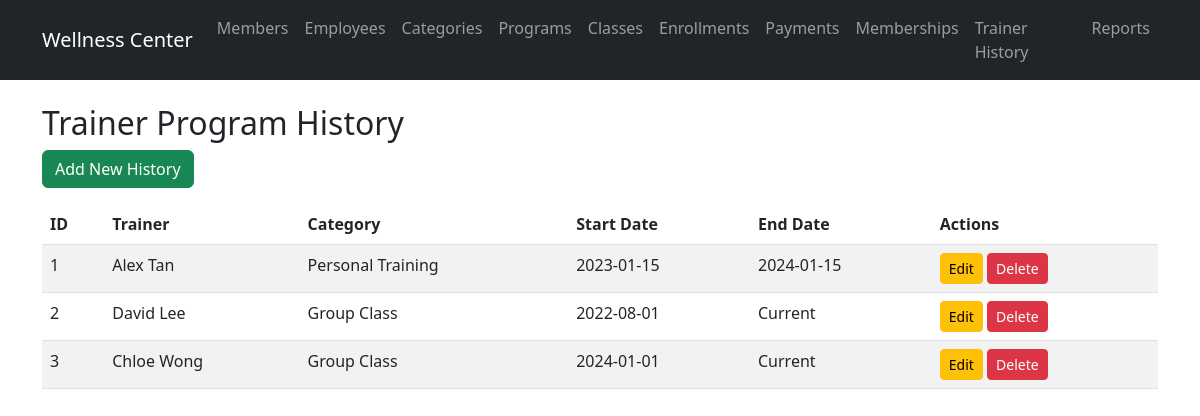
The app's page /routes/trainerprogramhistory/view.php with its own data.
### tables this page shows
CREATE TABLE `trainer_program_history` (
  `history_id` int(11) NOT NULL,
  `employee_id` int(11) NOT NULL,
  `program_category` varchar(50) NOT NULL,
  `start_date` date NOT NULL,
  `end_date` date DEFAULT NULL
);

CREATE TABLE `employee` (
  `employee_id` int(11) NOT NULL,
  `employee_name` varchar(100) NOT NULL,
  `employee_ic` varchar(20) NOT NULL,
  `employee_contact` varchar(30) NOT NULL,
  `gender` varchar(10) DEFAULT NULL,
  `date_of_birth` date DEFAULT NULL,
  `date_working` date DEFAULT NULL,
  `employee_salary` decimal(10,2) DEFAULT NULL,
  `employee_type` enum('C','T') NOT NULL
);

CREATE TABLE `program_category` (
  `category_id` int(11) NOT NULL,
  `category_name` varchar(50) NOT NULL
);

### models/TrainerProgramHistory.php (called while the page is built, shortened)
<?php
require_once __DIR__ . '/../config/database.php';
class TrainerProgramHistory {
    public $pdo;
    public function __construct() {
        global $pdo;
        $this->pdo = $pdo;
    }
    public function getAll() {
        $stmt = $this->pdo->query("
            SELECT tph.*, e.employee_name, pc.category_name
            FROM trainer_program_history tph
            JOIN employee e ON tph.employee_id = e.employee_id
            JOIN program_category pc ON tph.program_category = pc.category_name
        ");
        return $stmt->fetchAll(PDO::FETCH_ASSOC);
    }
}
?>

### routes/trainerprogramhistory/view.php (the view, shortened to what this page needs)
<?php
require_once '../../models/TrainerProgramHistory.php';
$history = new TrainerProgramHistory();
$histories = $history->getAll();
include '../../views/header.php';
?>
<h2>Trainer Program History</h2>
<a href="create.php" class="btn btn-success mb-3">Add New History</a>
<table class="table table-striped">
    <thead>
        <tr>
            <th>ID</th>
            <th>Trainer</th>
            <th>Category</th>
            <th>Start Date</th>
            <th>End Date</th>
            <th>Actions</th>
        </tr>
    </thead>
    <tbody>
        <?php foreach ($histories as $h): ?>
        <tr>
            <td><?php echo $h['history_id']; ?></td>
            <td><?php echo $h['employee_name']; ?></td>
            <td><?php echo $h['category_name']; ?></td>
            <td><?php echo $h['start_date']; ?></td>
            <td><?php echo $h['end_date'] ?? 'Current'; ?></td>
            <td>
                <a href="edit.php?id=<?php echo $h['history_id']; ?>" class="btn btn-warning btn-sm">Edit</a>
                                <button type="button" class="btn btn-danger btn-sm" data-bs-toggle="modal" data-bs-target="#deleteModal" data-history-id="<?php echo $h['history_id']; ?>" data-history-label="<?php echo htmlspecialchars($h['employee_name'] . ' - ' . $h['category_name']); ?>">Delete</button>
            </td>
        </tr>
        <?php endforeach; ?>
    </tbody>
</table>
<?php include '../../views/footer.php'; ?>

### records on screen
trainer_program_history: history_id "1", employee.employee_name "Alex Tan", program_category.category_name "Personal Training", start_date "2023-01-15", end_date "2024-01-15"
trainer_program_history: history_id "2", employee.employee_name "David Lee", program_category.category_name "Group Class", start_date "2022-08-01", end_date "Current"
trainer_program_history: history_id "3", employee.employee_name "Chloe Wong", program_category.category_name "Group Class", start_date "2024-01-01", end_date "Current"
